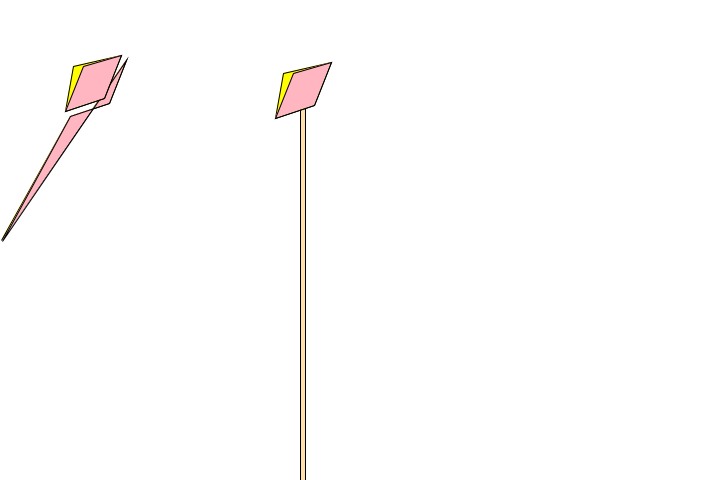
Frame 1 (no input)
Frame 60 (the mouse pressed at the canvas centre just before this capture): blank canvas, image omitted
Frame 120 (the mouse held since frame 60 and released just before this capture): blank canvas, image omitted

The Processing sketch that drew this single still picture (run headless with seeded random() and noise(); from frame 60 on, the mouse is pressed at the canvas centre):

// Processing sketch: Spekkerts_Melting
// ── Spekkerts_Melting.pde
//o no my dearie Spekkies melting in the heat of the techno ravvvE!

Spekkie mySpekkie;
void setup() {
  size(720,480);
  background(255);
  mySpekkie = new Spekkie();
 
}

int strobeSpeed = 10;

void draw() {
  
 background(255);
  mySpekkie.display();
  mySpekkie.drive();
  
background(255);
  mySpekkie.display();
  mySpekkie.drive();
 
if(frameCount%strobeSpeed==0)background(0);
  
  
}
class Spekkie {
  int xPos;
  int yPos;
 
  Spekkie() {
    xPos=0;
    yPos=height/2;
  }
 
 
    
    
   //spekkie I
       void display() {
  fill(255,255,0);
quad(xPos, yPos, 126, 60, 109, 103, 70, 116);
  fill(255,182,193);
quad (xPos+1, yPos+1, 126, 60, 109, 103, 70, 116);

    
//spekkie II
pushMatrix();
translate(-5,-5);
  fill(255,255,0);
quad(78, 71, 126, 60, 109, 103, 70, 116);
  fill(255,182,193);
quad(88, 71, 126, 60, 109, 103, 70, 116);
popMatrix();


   //sateprikker

fill (255,222,173);
rect(300, 72, 5, 900);

 //spekkie III
pushMatrix();
translate(205,2);
  fill(255,255,0);
quad(78, 71, 126, 60, 109, 103, 70, 116);
  fill(255,182,193);
quad(88, 71, 126, 60, 109, 103, 70, 116);
popMatrix(); 
    
    
  }
  void drive() {
    xPos++; // spekkert naar rechts laten bewegen
    if(xPos>width) { 
      xPos= width;
    }
  }
}
